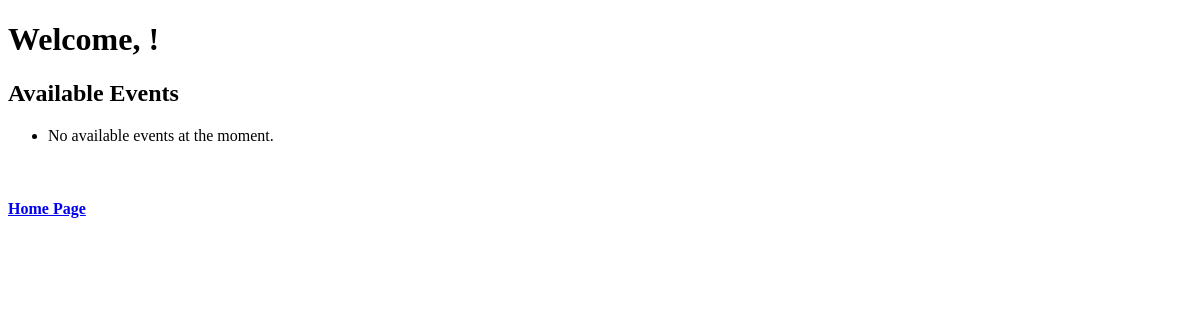
The app's page /customer_page/, older data.
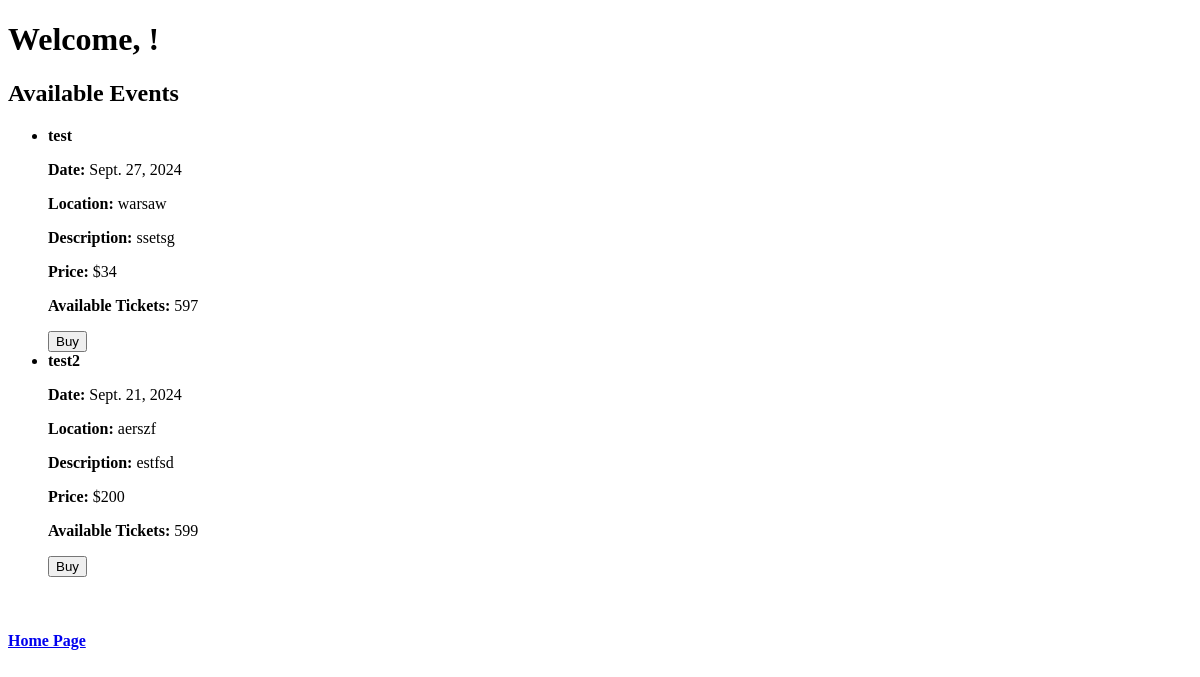
The same page, newer data.
### tickets_app/models.py (models this page shows, shortened)
class Event(models.Model):
    organizer = models.ForeignKey(User, on_delete=models.CASCADE, limit_choices_to={'role': 'instructor'})
    title = models.CharField(max_length=25)
    date = models.DateField()
    location = models.TextField()
    description = models.TextField()
    price = models.PositiveIntegerField()
    quantity = models.PositiveIntegerField()

### tickets_app/views.py (the view)
# urls.py: path('customer_page/', customer_page, name='customer_page'),
def customer_page(request):
    events = Event.objects.all()
    return render(request, 'customer_page.html', {'events': events})

### tickets_app/templates/customer_page.html (shortened to what this page needs)
<!DOCTYPE html>
<html lang="en">
<head>
</head>
<body>
    <h1>Welcome, {{ user.username }}!</h1>
    <h2>Available Events</h2>
    <ul>
        {% for event in events %}
            <li>
                <strong>{{ event.title }}</strong> <br>
                <p><strong>Date:</strong> {{ event.date }}</p>
                <p><strong>Location:</strong> {{ event.location }}</p>
                <p><strong>Description:</strong> {{ event.description }}</p>
                <p><strong>Price:</strong> ${{ event.price }}</p>
                <p><strong>Available Tickets:</strong> {{ event.quantity }}</p>
                <form method="POST" action="{% url 'buy_event' event.id %}">
                    <button type="submit">Buy</button>
                </form>
            </li>
        {% empty %}
            <li>No available events at the moment.</li>
        {% endfor %}
    </ul>
    <br>
    <h4><a href="{% url 'index' %}">Home Page</a></h4>
</body>
</html>

Row changes from the older to the newer data that the page shows:
added Event: title "test", date "Sept. 27, 2024", location "warsaw", description "ssetsg", price "34", quantity "597"
added Event: title "test2", date "Sept. 21, 2024", location "aerszf", description "estfsd", price "200", quantity "599"
Text that changed along with them:
text no longer shown: "No available events at the moment."
